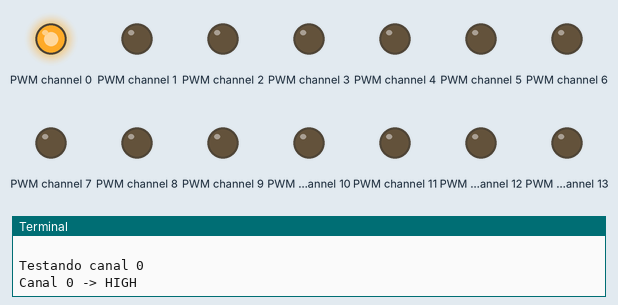
Bench run of a program on a simulated Raspberry Pi (BCM pin numbers). On the bench: output pins drawn as LEDs (lit = HIGH), the last lines printed to the terminal.

Above: at 0.1 s.
At 3.0 s:
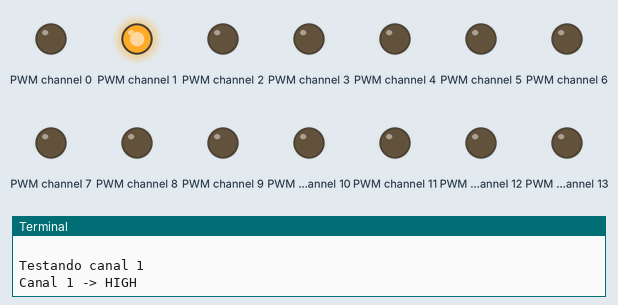
At 8.8 s:
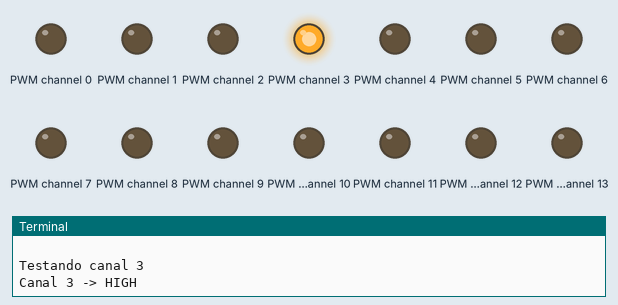
At 17.5 s:
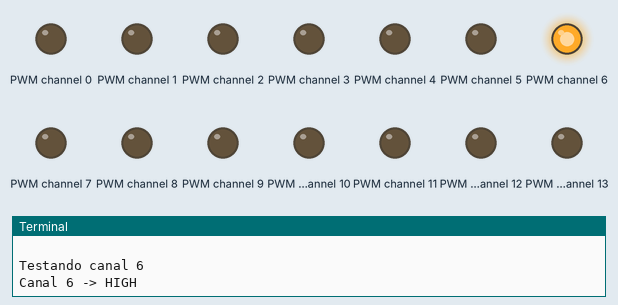
At 26.3 s:
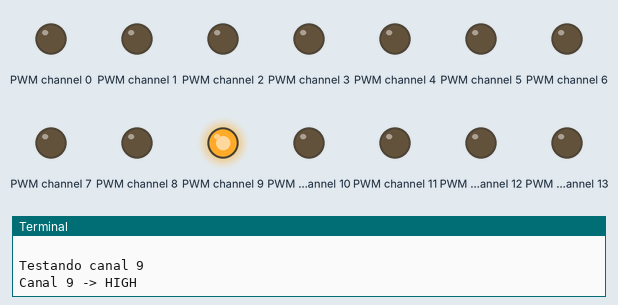
At 38.0 s:
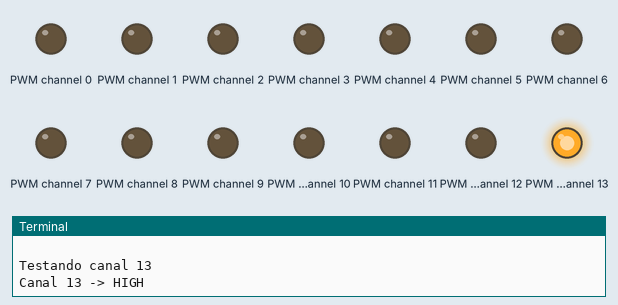
Timing chart, 0 to 40.0 s (numbered marks = the images above):
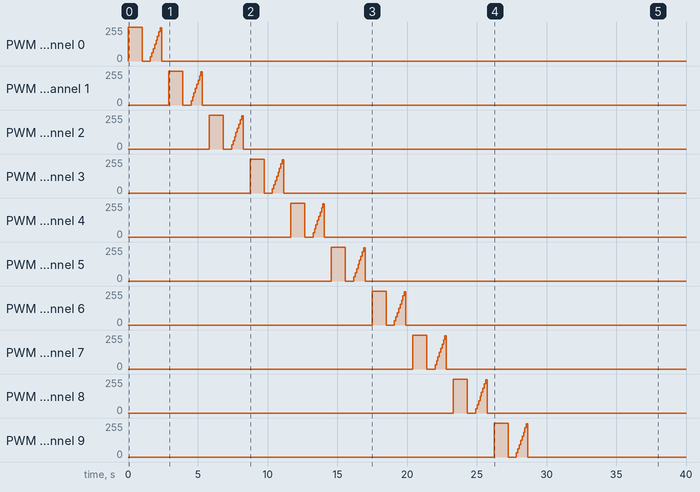

Measured:
- by itself, PWM channel 0, PWM channel 1: ramps from 0/255 to 255/255 and jumps back, once every 1.4 s
- by itself, PWM channel 2: 0/255 → 255/255 at 5.8 s, → 0/255 1.0 s later, → 31/255 0.60 s later, → 62/255 0.10 s later, … (11 changes in this stretch)
- by itself, PWM channel 3: 0/255 → 255/255 at 8.7 s, → 0/255 1.0 s later, → 31/255 0.60 s later, → 62/255 0.10 s later, … (11 changes in this stretch)
- by itself, PWM channel 4: 0/255 → 255/255 at 11.7 s, → 0/255 1.0 s later, → 31/255 0.60 s later, → 62/255 0.10 s later, … (11 changes in this stretch)
- by itself, PWM channel 5: 0/255 → 255/255 at 14.6 s, → 0/255 1.0 s later, → 31/255 0.60 s later, → 62/255 0.10 s later, … (11 changes in this stretch)

The program:

PCA9685ChannelScanner.py
```python
import smbus2
import time

#Raspberry Pi -> I2C -> PCA9685 -> PWM -> DRV8870 -> Motor DC

class PCA9685ChannelScanner:
    def __init__(self, address=0x40):
        self.bus = smbus2.SMBus(1)
        self.address = address

    def set_pwm(self, channel, value):
        """Define PWM para um canal (0-4095)"""
        try:
            # Registradores para cada canal
            led_on_l = 0x06 + 4 * channel
            led_on_h = 0x07 + 4 * channel
            led_off_l = 0x08 + 4 * channel
            led_off_h = 0x09 + 4 * channel

            self.bus.write_byte_data(self.address, led_on_l, 0)
            self.bus.write_byte_data(self.address, led_on_h, 0)
            self.bus.write_byte_data(self.address, led_off_l, value & 0xFF)
            self.bus.write_byte_data(self.address, led_off_h, value >> 8)

        except Exception as e:
            print(f"Erro no canal {channel}")

    def scan_channels(self):
        try:
            while True:
                print("\nIniciando scan de canais...")

                for channel in range(16):
                    print(f"\nTestando canal {channel}")

                    # Teste HIGH
                    print(f"Canal {channel} -> HIGH")
                    self.set_pwm(channel, 4095)
                    time.sleep(1)

                    # Teste LOW
                    print(f"Canal {channel} -> LOW")
                    self.set_pwm(channel, 0)
                    time.sleep(0.5)

                    # Teste PWM gradual
                    print(f"Canal {channel} -> PWM Gradual")
                    for pwm in range(0, 4096, 500):
                        self.set_pwm(channel, pwm)
                        time.sleep(0.1)
                    self.set_pwm(channel, 0)
                    time.sleep(0.5)

                print("\nScan completo. Reiniciando...")
                time.sleep(1)

        except KeyboardInterrupt:
            print("\nScan interrompido!")
            # limpamos todos os canais
            for ch in range(16):
                self.set_pwm(ch, 0)

if __name__ == "__main__":
    print("Scanner  de canais PCA9685")
    print("Ctrl+C para parar")
    scanner = PCA9685ChannelScanner()
    scanner.scan_channels()
```
